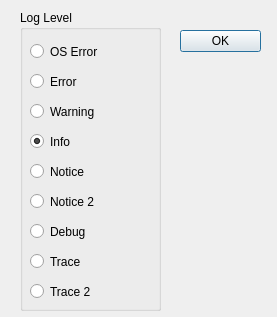
<?xml version="1.0" encoding="UTF-8"?>
<ui version="4.0">
 <class>LogLevel</class>
 <widget class="QDialog" name="LogLevel">
  <property name="geometry">
   <rect>
    <x>0</x>
    <y>0</y>
    <width>277</width>
    <height>317</height>
   </rect>
  </property>
  <property name="windowTitle">
   <string>Log Level</string>
  </property>
  <widget class="QDialogButtonBox" name="buttonBox">
   <property name="geometry">
    <rect>
     <x>180</x>
     <y>30</y>
     <width>81</width>
     <height>241</height>
    </rect>
   </property>
   <property name="orientation">
    <enum>Qt::Vertical</enum>
   </property>
   <property name="standardButtons">
    <set>QDialogButtonBox::Ok</set>
   </property>
  </widget>
  <widget class="QGroupBox" name="groupBox">
   <property name="geometry">
    <rect>
     <x>20</x>
     <y>10</y>
     <width>141</width>
     <height>301</height>
    </rect>
   </property>
   <property name="title">
    <string>Log Level</string>
   </property>
   <widget class="QRadioButton" name="radioButton">
    <property name="geometry">
     <rect>
      <x>10</x>
      <y>30</y>
      <width>107</width>
      <height>23</height>
     </rect>
    </property>
    <property name="text">
     <string>OS Error</string>
    </property>
   </widget>
   <widget class="QRadioButton" name="radioButton_2">
    <property name="geometry">
     <rect>
      <x>10</x>
      <y>60</y>
      <width>107</width>
      <height>23</height>
     </rect>
    </property>
    <property name="text">
     <string>Error</string>
    </property>
   </widget>
   <widget class="QRadioButton" name="radioButton_3">
    <property name="geometry">
     <rect>
      <x>10</x>
      <y>90</y>
      <width>107</width>
      <height>23</height>
     </rect>
    </property>
    <property name="text">
     <string>Warning</string>
    </property>
   </widget>
   <widget class="QRadioButton" name="radioButton_4">
    <property name="geometry">
     <rect>
      <x>10</x>
      <y>120</y>
      <width>107</width>
      <height>23</height>
     </rect>
    </property>
    <property name="text">
     <string>Info</string>
    </property>
    <property name="checked">
     <bool>true</bool>
    </property>
   </widget>
   <widget class="QRadioButton" name="radioButton_5">
    <property name="geometry">
     <rect>
      <x>10</x>
      <y>150</y>
      <width>107</width>
      <height>23</height>
     </rect>
    </property>
    <property name="text">
     <string>Notice</string>
    </property>
   </widget>
   <widget class="QRadioButton" name="radioButton_6">
    <property name="geometry">
     <rect>
      <x>10</x>
      <y>180</y>
      <width>107</width>
      <height>23</height>
     </rect>
    </property>
    <property name="text">
     <string>Notice 2</string>
    </property>
   </widget>
   <widget class="QRadioButton" name="radioButton_7">
    <property name="geometry">
     <rect>
      <x>10</x>
      <y>210</y>
      <width>107</width>
      <height>23</height>
     </rect>
    </property>
    <property name="text">
     <string>Debug</string>
    </property>
   </widget>
   <widget class="QRadioButton" name="radioButton_8">
    <property name="geometry">
     <rect>
      <x>10</x>
      <y>240</y>
      <width>107</width>
      <height>23</height>
     </rect>
    </property>
    <property name="text">
     <string>Trace</string>
    </property>
   </widget>
   <widget class="QRadioButton" name="radioButton_9">
    <property name="geometry">
     <rect>
      <x>10</x>
      <y>270</y>
      <width>107</width>
      <height>23</height>
     </rect>
    </property>
    <property name="text">
     <string>Trace 2</string>
    </property>
   </widget>
  </widget>
 </widget>
 <resources/>
 <connections>
  <connection>
   <sender>buttonBox</sender>
   <signal>accepted()</signal>
   <receiver>LogLevel</receiver>
   <slot>accept()</slot>
   <hints>
    <hint type="sourcelabel">
     <x>248</x>
     <y>254</y>
    </hint>
    <hint type="destinationlabel">
     <x>157</x>
     <y>274</y>
    </hint>
   </hints>
  </connection>
  <connection>
   <sender>buttonBox</sender>
   <signal>rejected()</signal>
   <receiver>LogLevel</receiver>
   <slot>reject()</slot>
   <hints>
    <hint type="sourcelabel">
     <x>316</x>
     <y>260</y>
    </hint>
    <hint type="destinationlabel">
     <x>286</x>
     <y>274</y>
    </hint>
   </hints>
  </connection>
 </connections>
</ui>
